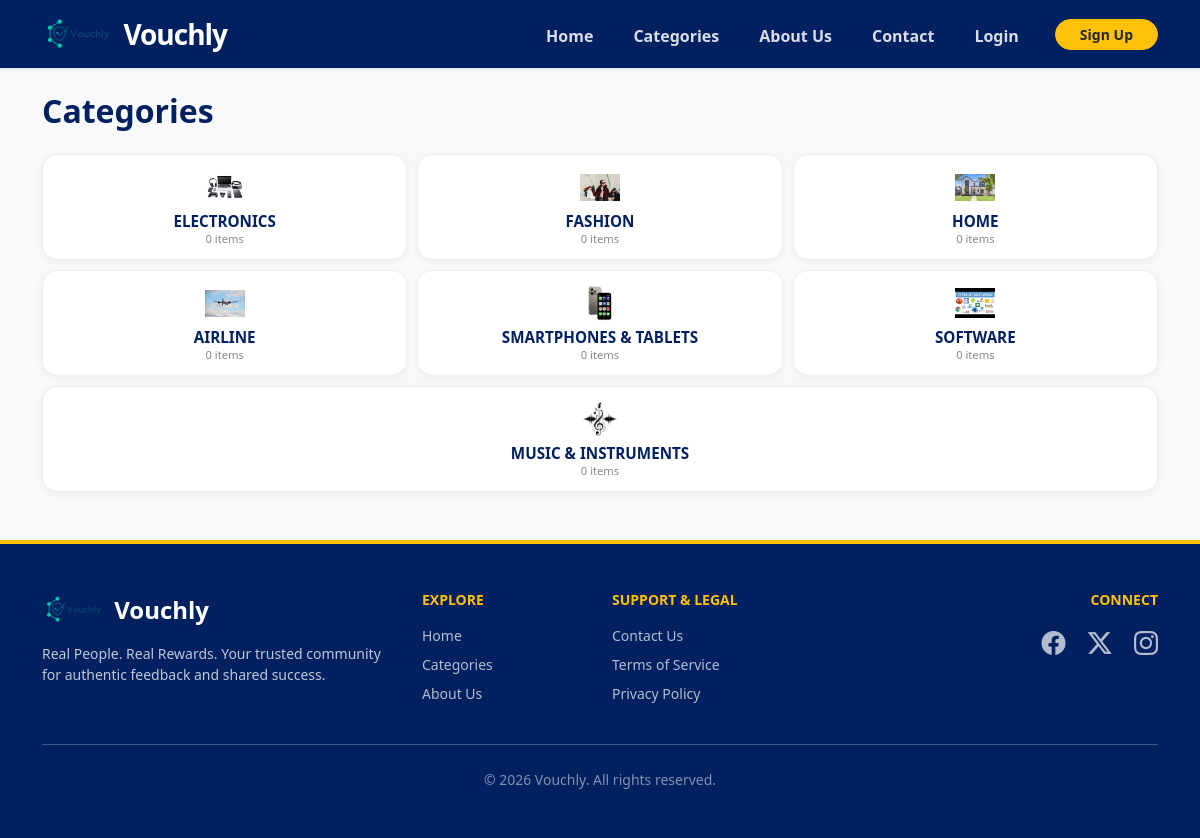
The page /categories/ on the database as committed earlier.
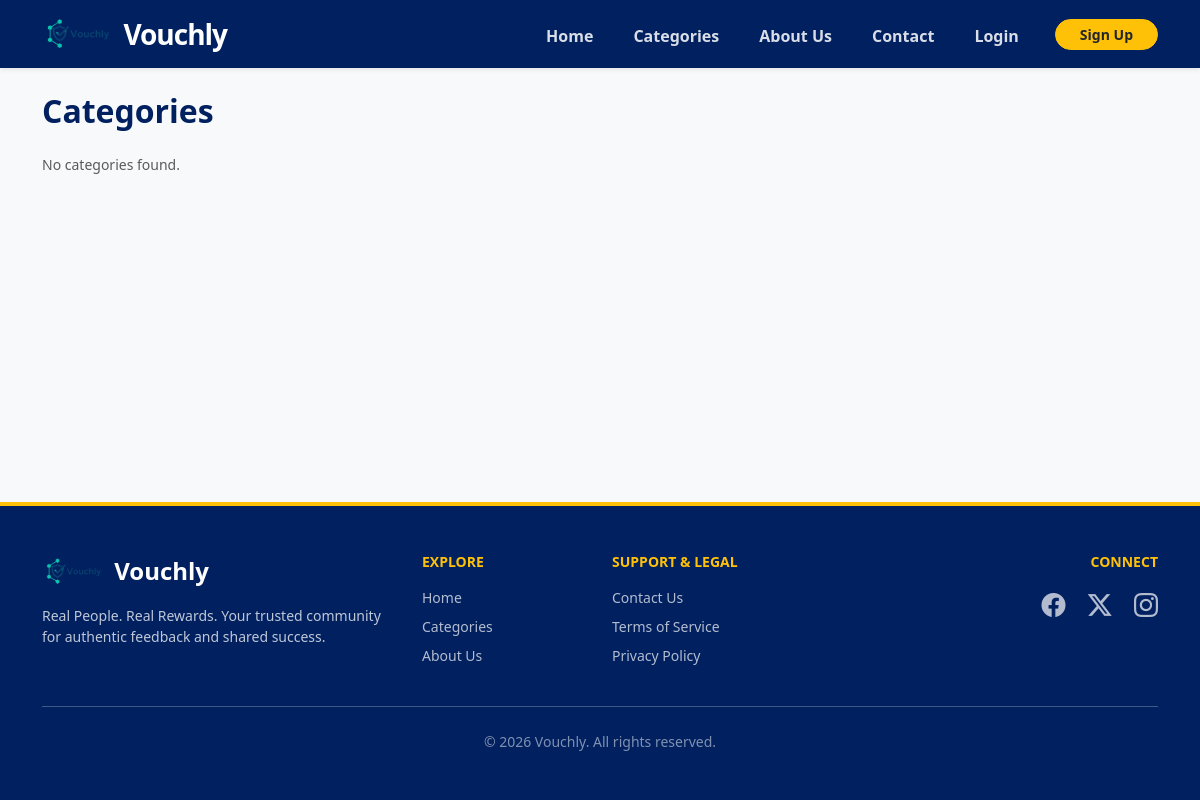
The same page on the database as committed later.
### core/models.py (models this page shows, shortened)
class Category(models.Model):
    name = models.CharField(max_length=100)
    slug = models.SlugField(unique=True, blank=True)
    parent = models.ForeignKey('self', null=True, blank=True, related_name='children', on_delete=models.CASCADE)
    icon = models.ImageField(upload_to='category_icons/', blank=True, null=True)
    class Meta:
        verbose_name_plural = "Categories"

### core/views.py (the view)
# urls.py: path('categories/', category_list, name='category_list'),
def category_list(request):
    return render(request, 'core/category_list.html', {'categories': Category.objects.filter(parent=None)})

### core/templates/core/category_list.html (shortened to what this page needs)
{% extends 'core/base.html' %}
{% block content %}
<div class="container mt-4">
    <div class="mb-4">
        <h2 class="fw-bold" style="color: var(--vouchly-blue);">Categories</h2>
    </div>
    <div class="category-flex-container">
        {% for cat in categories %}
            <a href="{% url 'category_detail' cat.slug %}" class="category-compact-card text-decoration-none">
                {% if cat.icon %}
                    <img src="{{ cat.icon.url }}" alt="{{ cat.name }}" class="cat-icon-sm">
                {% else %}
                    <div class="cat-folder-icon">📁</div>
                {% endif %}
                <h4 class="cat-title-sm">{{ cat.name }}</h4>
                <span class="cat-count-sm">{{ cat.items.count }} items</span>
            </a>
        {% empty %}
            <p class="text-muted small">No categories found.</p>
        {% endfor %}
    </div>
</div>
{% endblock %}

### core/templates/core/base.html (shortened to what this page needs)
{% load static %}
<!DOCTYPE html>
<html lang="en">
<head>
    <link href="https://cdn.jsdelivr.net/npm/bootstrap@5.3.0/dist/css/bootstrap.min.css" rel="stylesheet">
    <link rel="stylesheet" href="https://cdn.jsdelivr.net/npm/bootstrap-icons@1.11.1/font/bootstrap-icons.css">
</head>
<body>
    <nav class="navbar navbar-expand-lg navbar-dark navbar-custom shadow-sm sticky-top">
        <div class="container">
            <a class="navbar-brand d-flex align-items-center" href="{% url 'home' %}">
                <img src="{% static 'core/images/vlogo.png' %}" alt="Vouchly" class="me-2">
                <span class="fw-bold fs-3 d-none d-sm-inline-block" style="letter-spacing: -1px;">Vouchly</span>
            </a>
            <div class="collapse navbar-collapse" id="navbarNav">
                <ul class="navbar-nav ms-auto align-items-lg-center">
                    <li class="nav-item"><a class="nav-link" href="{% url 'home' %}">Home</a></li>
                    <li class="nav-item"><a class="nav-link" href="{% url 'category_list' %}">Categories</a></li>
                    <li class="nav-item"><a class="nav-link" href="{% url 'about' %}">About Us</a></li>
                    <li class="nav-item"><a class="nav-link" href="{% url 'contact' %}">Contact</a></li>
                    {% if user.is_authenticated %}
                        <li class="nav-item d-none d-lg-block">
                            <a class="nav-link text-warning" href="{% url 'dashboard' %}">Dashboard</a>
                        </li>
                        <li class="nav-item dropdown d-none d-lg-block ms-lg-2">
                            <a href="#" role="button" data-bs-toggle="dropdown">
                                {% if user.profile.image %}
                                    <img src="{{ user.profile.image.url }}" class="profile-img-nav border border-2 border-warning">
                                {% else %}
                                    <div class="profile-circle">{{ user.username|first }}</div>
                                {% endif %}
                            </a>
                            <ul class="dropdown-menu dropdown-menu-end shadow border-0">
                                <li class="px-3 py-2 border-bottom small fw-bold text-muted">{{ user.username }}</li>
                                <li><a class="dropdown-item" href="{% url 'edit_profile' %}">Profile Settings</a></li>
                                <li><a class="dropdown-item text-danger" href="{% url 'logout' %}">Logout</a></li>
                            </ul>
                        </li>
                    {% else %}
                        <li class="nav-item"><a class="nav-link" href="{% url 'login' %}">Login</a></li>
                        <li class="nav-item"><a class="btn btn-warning btn-sm ms-lg-3 text-dark fw-bold px-4 rounded-pill" href="{% url 'register' %}">Sign Up</a></li>
                    {% endif %}
                </ul>
            </div>
        </div>
    </nav>
    <main>
        {% block content %}{% endblock %}
    </main>
    <footer class="py-5 mt-5">
        <div class="container">
            <div class="row g-4 text-center text-md-start">
                <div class="col-md-4">
                    <div class="d-flex align-items-center justify-content-center justify-content-md-start mb-3">
                        <img src="{% static 'core/images/vlogo.png' %}" alt="Vouchly" height="35" class="me-2">
                        <h4 class="fw-bold text-white mb-0">Vouchly</h4>
                    </div>
                    <p class="small opacity-75">Real People. Real Rewards. Your trusted community for authentic feedback and shared success.</p>
                </div>
                <div class="col-md-2 col-6">
                    <h6 class="fw-bold text-warning text-uppercase mb-3 small">Explore</h6>
                    <ul class="list-unstyled small">
                        <li class="mb-2"><a href="{% url 'home' %}">Home</a></li>
                        <li class="mb-2"><a href="{% url 'category_list' %}">Categories</a></li>
                        <li class="mb-2"><a href="{% url 'about' %}">About Us</a></li>
                    </ul>
                </div>
                <div class="col-md-3 col-6">
                    <h6 class="fw-bold text-warning text-uppercase mb-3 small">Support & Legal</h6>
                    <ul class="list-unstyled small">
                        <li class="mb-2"><a href="{% url 'contact' %}">Contact Us</a></li>
                        <li class="mb-2"><a href="{% url 'terms' %}">Terms of Service</a></li>
                        <li class="mb-2"><a href="{% url 'privacy' %}">Privacy Policy</a></li>
                    </ul>
                </div>
                <div class="col-md-3 text-md-end">
                    <h6 class="fw-bold text-warning text-uppercase mb-3 small">Connect</h6>
                    <div class="fs-4">
                        <a href="#" class="me-3"><i class="bi bi-facebook"></i></a>
                        <a href="#" class="me-3"><i class="bi bi-twitter-x"></i></a>
                        <a href="#"><i class="bi bi-instagram"></i></a>
                    </div>
                </div>
            </div>
            <hr class="my-4 opacity-25">
            <div class="text-center opacity-50 small">© 2026 Vouchly. All rights reserved.</div>
        </div>
    </footer>
</body>
</html>

### core/templates/core/base.html (style rules this page uses)
:root { --deep-blue: #002060; --light-blue: #004080; --accent-gold: #ffc107; --vouchly-blue: #002060; }
.navbar-custom { background-color: var(--deep-blue) !important; padding: 0.5rem 1rem; }
body { display: flex; flex-direction: column; min-height: 100vh; background-color: #f8f9fa; }
main { flex: 1; }
.navbar-brand img { max-height: 40px; width: auto; object-fit: contain; }
.navbar-nav .nav-link { font-weight: 700; position: relative; padding-bottom: 5px; margin: 0 12px; color: rgba(255,255,255,0.85) !important; transition: 0.3s; }
.navbar-nav .nav-link::after { content: ''; position: absolute; width: 0; height: 2px; bottom: 0; left: 50%; background-color: var(--accent-gold); transition: all 0.3s ease; transform: translateX(-50%); }
footer { background-color: var(--deep-blue); color: white; border-top: 4px solid var(--accent-gold); }
footer a { color: rgba(255,255,255,0.7); text-decoration: none; transition: 0.3s; font-weight: 500; }

### core/templates/core/category_list.html (style rules this page uses)
:root { --vouchly-blue: #002060; --vouchly-gold: #ffc107; }
.category-flex-container { display: flex; flex-wrap: wrap; gap: 10px; justify-content: start; margin-top: 20px; }

Rows that differ between the two databases and show on the page:
removed Category: icon (picture), name "ELECTRONICS", items.count "0"
removed Category: icon (picture), name "FASHION", items.count "0"
removed Category: icon (picture), name "HOME", items.count "0"
removed Category: icon (picture), name "AIRLINE", items.count "0"
removed Category: icon (picture), name "SMARTPHONES & TABLETS", items.count "0"
removed Category: icon (picture), name "SOFTWARE", items.count "0"
removed Category: icon (picture), name "MUSIC & INSTRUMENTS", items.count "0"
Other text that changed with them:
text now shown: "No categories found."
